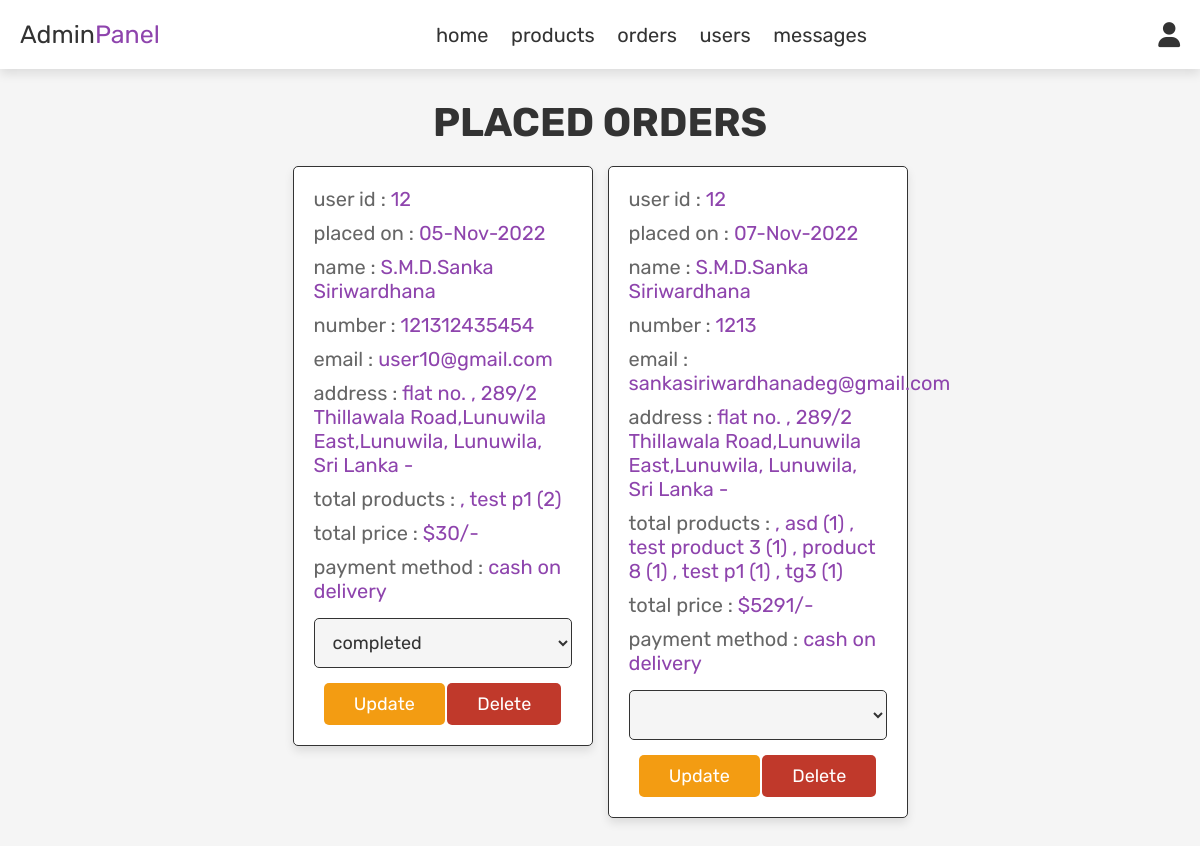
The page /admin_orders.php (signed in) on the database its author committed.
### tables this page shows
CREATE TABLE `orders` (
  `id` int(100) NOT NULL,
  `user_id` int(100) NOT NULL,
  `name` varchar(100) NOT NULL,
  `number` varchar(12) NOT NULL,
  `email` varchar(100) NOT NULL,
  `method` varchar(50) NOT NULL,
  `address` varchar(500) NOT NULL,
  `total_products` varchar(1000) NOT NULL,
  `total_price` int(100) NOT NULL,
  `placed_on` varchar(50) NOT NULL,
  `payment_status` varchar(20) NOT NULL DEFAULT 'pending'
);

### admin_orders.php (the view, shortened to what this page needs)
<?php
include 'config.php';
?>
<!DOCTYPE html>
<html lang="en">
<head>
   <link rel="stylesheet" href="https://cdnjs.cloudflare.com/ajax/libs/font-awesome/6.0.0/css/all.min.css">
   <link rel="stylesheet" href="admin_style.css">
</head>
<body>
<?php include 'admin_header.php'; ?>
<section class="orders">
   <h1 class="title">placed orders</h1>
   <div class="box-container">
      <?php
      $select_orders = mysqli_query($conn, "SELECT * FROM `orders`") or die('query failed');
      if(mysqli_num_rows($select_orders) > 0){
         while($fetch_orders = mysqli_fetch_assoc($select_orders)){
      ?>
      <div class="box">
         <p> user id : <span><?php echo $fetch_orders['user_id']; ?></span> </p>
         <p> placed on : <span><?php echo $fetch_orders['placed_on']; ?></span> </p>
         <p> name : <span><?php echo $fetch_orders['name']; ?></span> </p>
         <p> number : <span><?php echo $fetch_orders['number']; ?></span> </p>
         <p> email : <span><?php echo $fetch_orders['email']; ?></span> </p>
         <p> address : <span><?php echo $fetch_orders['address']; ?></span> </p>
         <p> total products : <span><?php echo $fetch_orders['total_products']; ?></span> </p>
         <p> total price : <span>$<?php echo $fetch_orders['total_price']; ?>/-</span> </p>
         <p> payment method : <span><?php echo $fetch_orders['method']; ?></span> </p>
         <form action="" method="post">
            <select name="update_payment">
               <option value="" selected disabled><?php echo $fetch_orders['payment_status']; ?></option>
               <option value="pending">pending</option>
            </select>
            <input type="submit" value="update" name="update_order" class="option-btn">
            <a href="admin_orders.php?delete=<?php echo $fetch_orders['id']; ?>" onclick="return confirm('delete this order?');" class="delete-btn">delete</a>
         </form>
      </div>
      <?php
         }
      }else{
         echo '<p class="empty">no orders placed yet!</p>';
      }
      ?>
   </div>
</section>
</body>
</html>

### admin_style.css (style rules this page uses)
:root { --purple:#8e44ad; --red:#c0392b; --orange:#f39c12; --black:#333; --white:#fff; --light-color:#666; --light-white:#ccc; --light-bg:#f5f5f5; --border:.1rem solid var(--black); --box-shadow:0 .5rem 1rem rgba(0,0,0,.1); }
* { font-family: 'Rubik', sans-serif; margin:0; padding:0; box-sizing: border-box; outline: none; border:none; text-decoration: none; transition:all .2s linear; }
html { font-size: 62.5%; overflow-x: hidden; }
body { background-color: var(--light-bg); }
section { padding:3rem 2rem; }
.title { text-align: center; margin-bottom: 2rem; text-transform: uppercase; color:var(--black); font-size: 4rem; }
.btn, .option-btn, .delete-btn, .white-btn { display: inline-block; margin-top: 1rem; padding:1rem 3rem; cursor: pointer; color:var(--white); font-size: 1.8rem; border-radius: .5rem; text-transform: capitalize; }
.option-btn { background-color: var(--orange); }
.delete-btn { background-color: var(--red); }
.orders .box-container { display: grid; grid-template-columns: repeat(auto-fit, 30rem); justify-content: center; gap:1.5rem; max-width: 1200px; margin:0 auto; align-items: flex-start; }
.orders .box-container .box { background-color: var(--white); padding:2rem; border:var(--border); box-shadow: var(--box-shadow); border-radius: .5rem; }
.orders .box-container .box p { padding-bottom: 1rem; font-size: 2rem; color:var(--light-color); }
.orders .box-container .box p span { color:var(--purple); }
.orders .box-container .box form { text-align: center; }
.orders .box-container .box form select { border-radius: .5rem; margin:.5rem 0; width: 100%; background-color: var(--light-bg); border:var(--border); padding:1.2rem 1.4rem; font-size: 1.8rem; color:var(--black); }

### rows shown on the page
orders: user "12", placed_on "05-Nov-2022", name "S.M.D.Sanka Siriwardhana", number "121312435454", email "user10@gmail.com", address "flat no. , 289/2 Thillawala Road,Lunuwila East,Lunuwila, Lunuwila, Sri Lanka -", total_products ", test p1 (2)", total_price "30", method "cash on delivery", update_payment "completed"
orders: user "12", placed_on "07-Nov-2022", name "S.M.D.Sanka Siriwardhana", number "1213", email "sankasiriwardhanadeg@gmail.com", address "flat no. , 289/2 Thillawala Road,Lunuwila East,Lunuwila, Lunuwila, Sri Lanka -", total_products ", asd (1) , test product 3 (1) , product 8 (1) , test p1 (1) , tg3 (1)", total_price "5291", method "cash on delivery"
